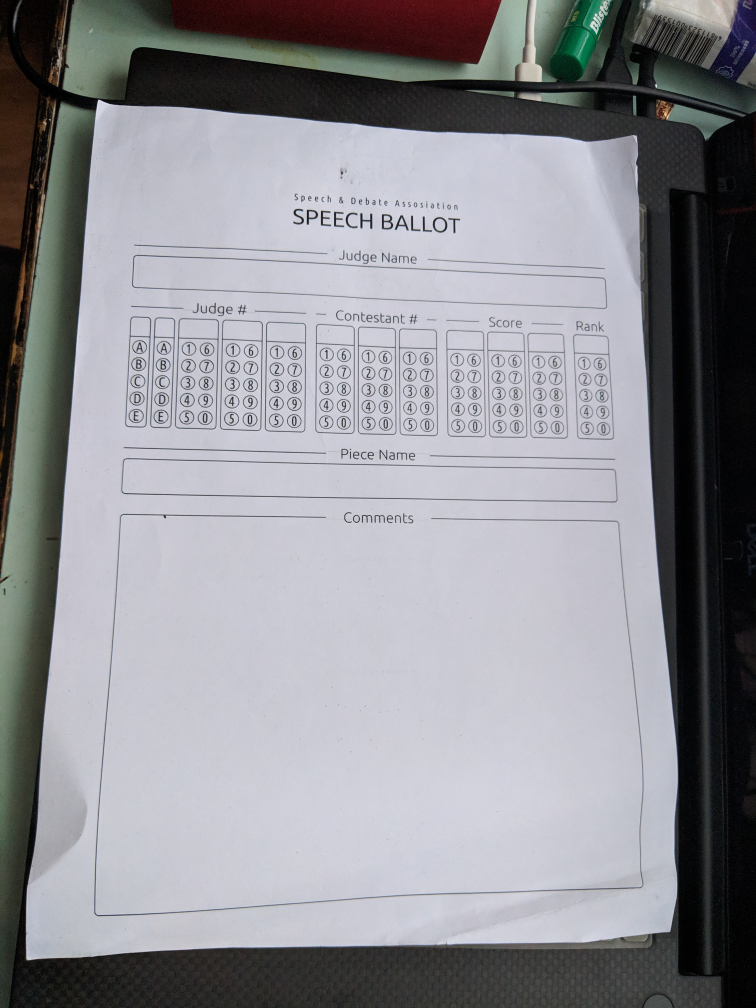
#> input picture images/2.jpg, 3024 x 4032 px (shown at 1/4 size)
$ python scanner.py --image images/2.jpg   (older library calls are emulated)
#> lines starting #> are read from the running program, lines starting #| are printed output that depends on the picture; after the words box and inside, x2 and y2 are one past the last pixel; in counts of white or black regions, pixels touching at a corner belong together
### transform.py
# import the necessary packages
import numpy as np
import cv2

def order_points(pts):
	# initialzie a list of coordinates that will be ordered
	# such that the first entry in the list is the top-left,
	# the second entry is the top-right, the third is the
	# bottom-right, and the fourth is the bottom-left
	rect = np.zeros((4, 2), dtype = "float32")

	# the top-left point will have the smallest sum, whereas
	# the bottom-right point will have the largest sum
	s = pts.sum(axis = 1)
	rect[0] = pts[np.argmin(s)]
	rect[2] = pts[np.argmax(s)]

	# now, compute the difference between the points, the
	# top-right point will have the smallest difference,
	# whereas the bottom-left will have the largest difference
	diff = np.diff(pts, axis = 1)
	rect[1] = pts[np.argmin(diff)]
	rect[3] = pts[np.argmax(diff)]

	# return the ordered coordinates
	return rect


def four_point_transform(image, pts):
	# obtain a consistent order of the points and unpack them
	# individually
	rect = order_points(pts)
	(tl, tr, br, bl) = rect

	# compute the width of the new image, which will be the
	# maximum distance between bottom-right and bottom-left
	# x-coordiates or the top-right and top-left x-coordinates
	widthA = np.sqrt(((br[0] - bl[0]) ** 2) + ((br[1] - bl[1]) ** 2))
	widthB = np.sqrt(((tr[0] - tl[0]) ** 2) + ((tr[1] - tl[1]) ** 2))
	maxWidth = max(int(widthA), int(widthB))

	# compute the height of the new image, which will be the
	# maximum distance between the top-right and bottom-right
	# y-coordinates or the top-left and bottom-left y-coordinates
	heightA = np.sqrt(((tr[0] - br[0]) ** 2) + ((tr[1] - br[1]) ** 2))
	heightB = np.sqrt(((tl[0] - bl[0]) ** 2) + ((tl[1] - bl[1]) ** 2))
	maxHeight = max(int(heightA), int(heightB))

	# now that we have the dimensions of the new image, construct
	# the set of destination points to obtain a "birds eye view",
	# (i.e. top-down view) of the image, again specifying points
	# in the top-left, top-right, bottom-right, and bottom-left
	# order
	dst = np.array([
		[0, 0],
		[maxWidth - 1, 0],
		[maxWidth - 1, maxHeight - 1],
		[0, maxHeight - 1]], dtype = "float32")

	# compute the perspective transform matrix and then apply it
	M = cv2.getPerspectiveTransform(rect, dst)
	warped = cv2.warpPerspective(image, M, (maxWidth, maxHeight))

	# return the warped image
	return warped

### scanner.py
# [67 lines of commented-out code are left out]


from transform import four_point_transform
import cv2
import numpy as np
import imutils
import argparse
from skimage.filters import threshold_local
import math

ap = argparse.ArgumentParser()
ap.add_argument('-i' , '--image' , required=True)
args = vars(ap.parse_args())

def thresholding(img):
    dilated_img = cv2.dilate(img, np.ones((5,5), np.uint8))
    bg_img = cv2.medianBlur(dilated_img, 21)
    diff_img = 255 - cv2.absdiff(img, bg_img)
    norm_img = diff_img.copy()  # Needed for 3.x compatibility
    cv2.normalize(diff_img, norm_img, alpha=0, beta=255, norm_type=cv2.NORM_MINMAX, dtype=cv2.CV_8UC1)
    _, thr_img = cv2.threshold(norm_img, 230, 0, cv2.THRESH_TRUNC)
    cv2.normalize(thr_img, thr_img, alpha=0, beta=255, norm_type=cv2.NORM_MINMAX, dtype=cv2.CV_8UC1)
    return thr_img

def angle(x1,y1,x2,y2,x3,y3):
    if x2==x1:
        if x3==x2:
            ang=0
        else:
            m2 = (y3 - y2) / (x3 - x2)
            if m2==0:
                ang = 1.57
            else:
                ang = math.atan(1/m2)
    elif x2 == x3:
        if x1==x2:
            ang=0
        else:
            m1 = (y2 - y1) / (x2 - x1)
            if m1==0:
                ang = 1.57
            else:
                ang = math.atan(-1/m1)
    else:
        m1 = (y2-y1)/(x2-x1)
        m2 = (y3-y2)/(x3-x2)
        # print(m1,m2)
        if (m1*m2) != -1:
            m = (m1-m2)/(1+(m1*m2))
            ang = math.atan(m)
        else:
            ang = 1.57
    if ang<0:
        ang = ang+3.14

    return ang

def document_scanner(original_image,heights):
    global original
    original = original_image.copy()
    for height in heights:

        ratio = img.shape[0] /height
        original_image = imutils.resize(original_image, height=height)
        gray = cv2.cvtColor(original_image , cv2.COLOR_BGR2GRAY)
        gray = cv2.GaussianBlur(gray,(5,5),0)
        # gray = cv2.adaptiveThreshold(gray , 255 , cv2.ADAPTIVE_THRESH_GAUSSIAN_C,cv2.THRESH_BINARY,10,0)
        # _, gray = cv2.threshold(gray, 0, 255, cv2.THRESH_BINARY + cv2.THRESH_OTSU)
        gray = thresholding(original_image)
        cv2.imshow('Gray2',gray)

        print('Height',height)
        threshold = [0,50,100]
        for i in threshold:
            edged = cv2.Canny(original_image,i,i+50)
            print('{}  {}'.format(i,i+50))
        # [5 lines of commented-out code are left out]
            cv2.imshow('Edged' , edged)
        # cv2.waitKey(0)
        # cv2.destroyAllWindows()

            cnts = cv2.findContours(edged.copy() , cv2.RETR_EXTERNAL , cv2.CHAIN_APPROX_SIMPLE)
            cnts = imutils.grab_contours(cnts)
            cnts = sorted(cnts, key = cv2.contourArea, reverse = True)[:5]
            check =False

            for c in cnts:
                peri = cv2.arcLength(c, True)
                approx = cv2.approxPolyDP(c, 0.02 * peri, True)

                if len(approx) == 4:
                    screenCnt = approx
                    check = True
                    break
            print(screenCnt)
            print('Sreencnt',screenCnt[0][0][0])
            print(screenCnt[1][0])
            print(screenCnt[1][0][0])
            a1 = angle(screenCnt[0][0][0],screenCnt[0][0][1],screenCnt[1][0][0],screenCnt[1][0][1],screenCnt[2][0][0],screenCnt[2][0][1])
            a2 = angle(screenCnt[1][0][0],screenCnt[1][0][1],screenCnt[2][0][0],screenCnt[2][0][1],screenCnt[3][0][0],screenCnt[3][0][1])
            a3 = angle(screenCnt[2][0][0],screenCnt[2][0][1],screenCnt[3][0][0],screenCnt[3][0][1],screenCnt[0][0][0],screenCnt[0][0][1])
            a4 = angle(screenCnt[3][0][0],screenCnt[3][0][1],screenCnt[0][0][0],screenCnt[0][0][1],screenCnt[1][0][0],screenCnt[1][0][1])
            print('{},{},{},{}'.format(a1,a2,a3,a4))

            if a1<1.918 and a1>1.222 and a2<1.918 and a2>1.222 and a3<1.918 and a3>1.222 and a4<1.918 and a4>1.222:
                if check:
                    print("STEP 2: Find contours of paper")
                    cv2.drawContours(original_image, [screenCnt], -1, (0, 255, 0), 2)
                    cv2.imshow("Outline", original_image)
                    cv2.waitKey(0)
                    cv2.destroyAllWindows()
                    break
                else:
                    continue
        if check:
            break
        else:
            continue

    if a1<1.918 and a1>1.222 and a2<1.918 and a2>1.222 and a3<1.918 and a3>1.222 and a4<1.918 and a4>1.222:

        warped = four_point_transform(original, screenCnt.reshape(4, 2) *ratio)
        warped = cv2.cvtColor(warped, cv2.COLOR_BGR2GRAY)
            # _,warped = cv2.threshold(warped , 0 , 255, cv2.THRESH_BINARY+cv2.THRESH_OTSU)
        cv2.imshow('YOY',warped)
        T = threshold_local(warped, 11, offset=10, method="gaussian")
        warped = (warped > T).astype("uint8") * 255
    else:
        warped = original
        warped = cv2.cvtColor(warped , cv2.COLOR_BGR2GRAY)
        T = threshold_local(warped ,15,offset=4,method='gaussian')
        warped = (warped>T).astype('uint8')*255
    return warped

img = cv2.imread(args['image'])
#> img is the input picture: shape (4032, 3024, 3); mean B, G, R 148.6, 143.2, 143
print('Shape',img.shape)
#| Shape (4032, 3024, 3)
# print(img.shape[0])

# img = cv2.resize(img, (4000, 3000))
print(img.shape)
#| (4032, 3024, 3)
try:
    if img.shape[1]>3000:
        warped = document_scanner(img,[1500,1300])
#> the loop in document_scanner, `for height in heights: ` made 1 pass
#> pass 1, in document_scanner, `gray = cv2.cvtColor(original_image , cv2.COLOR_BGR2GRAY)`:
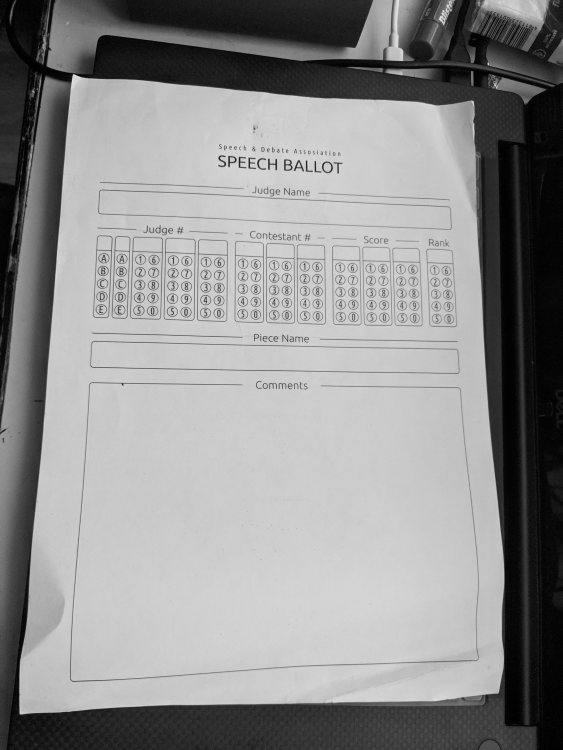
#> gray: shape (1500, 1125) (shown at 1/2 size); min 0, max 252, mean 143.7
#> pass 1, in thresholding, `dilated_img = cv2.dilate(img, np.ones((5,5), np.uint8))`:
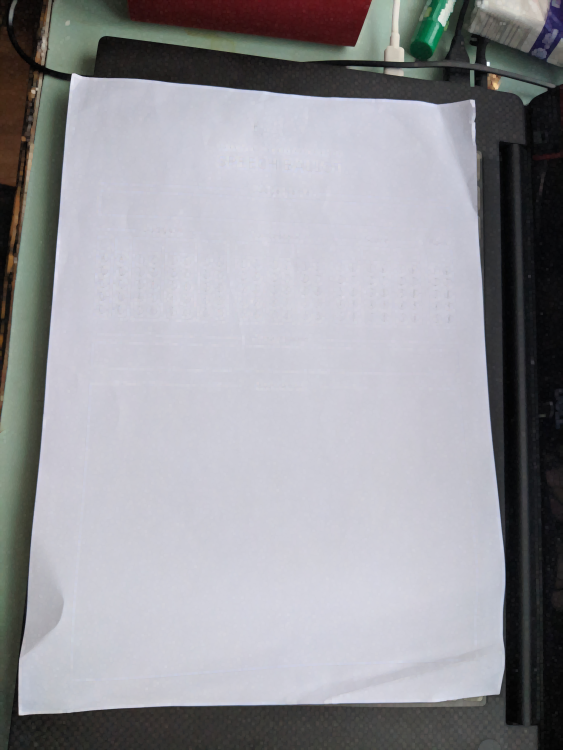
#> dilated_img: shape (1500, 1125, 3) (shown at 1/2 size); mean of channels 0, 1, 2 157.2, 151.7, 151.8; drawn as B, G, R
#> after the loop in document_scanner, `for height in heights:`:
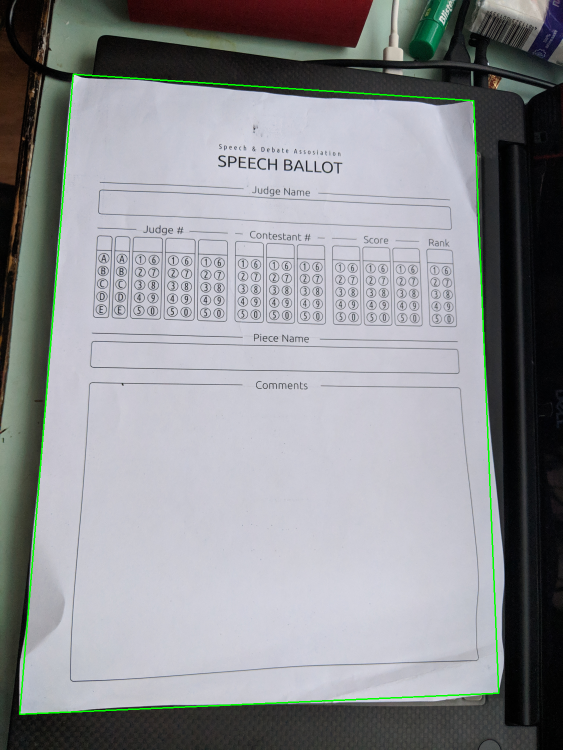
#> original_image: shape (1500, 1125, 3) (shown at 1/2 size); mean of channels 0, 1, 2 147.5, 144.1, 142; drawn as B, G, R
#> in order_points, `s = pts.sum(axis = 1)`: s = [790.3, 3943.3, 6405.5, 3085.8]
#> in order_points, `diff = np.diff(pts, axis = 1)`: diff = [5.38, 3733.6, 1045.6, -2005.2]
#> in four_point_transform, `rect = order_points(pts)`: rect = [[392.4, 397.8], [2545.5, 540.3], [2679.9, 3725.6], [104.8, 3838.5]]
#> in four_point_transform, `(tl, tr, br, bl) = rect`: tl = [392.4, 397.8]; tr = [2545.5, 540.3]; br = [2679.9, 3725.6]; bl = [104.8, 3838.5]
#> in four_point_transform, `widthA = np.sqrt(((br[0] - bl[0]) ** 2) + ((br[1] - bl[1]) ** 2))`: widthA = 2577.6
#> in four_point_transform, `widthB = np.sqrt(((tr[0] - tl[0]) ** 2) + ((tr[1] - tl[1]) ** 2))`: widthB = 2157.8
#> in four_point_transform, `maxWidth = max(int(widthA), int(widthB))`: maxWidth = 2577
#> in four_point_transform, `heightA = np.sqrt(((tr[0] - br[0]) ** 2) + ((tr[1] - br[1]) ** 2))`: heightA = 3188.1
#> in four_point_transform, `heightB = np.sqrt(((tl[0] - bl[0]) ** 2) + ((tl[1] - bl[1]) ** 2))`: heightB = 3452.6
#> in four_point_transform, `maxHeight = max(int(heightA), int(heightB))`: maxHeight = 3452
#> in four_point_transform, `dst = np.array([ [0, 0], [maxWidth - 1, 0], [maxWidth - 1, maxHeight -..`: dst = [[0, 0], [2576, 0], [2576, 3451], [0, 3451]]
#> in four_point_transform, `M = cv2.getPerspectiveTransform(rect, dst)`: M = [[1.12, 0.0933, -475.4], [-0.08, 1.21, -449.3], [-3.61e-05, 5.6e-05, 1]]
#> in four_point_transform, `warped = cv2.warpPerspective(image, M, (maxWidth, maxHeight))`:
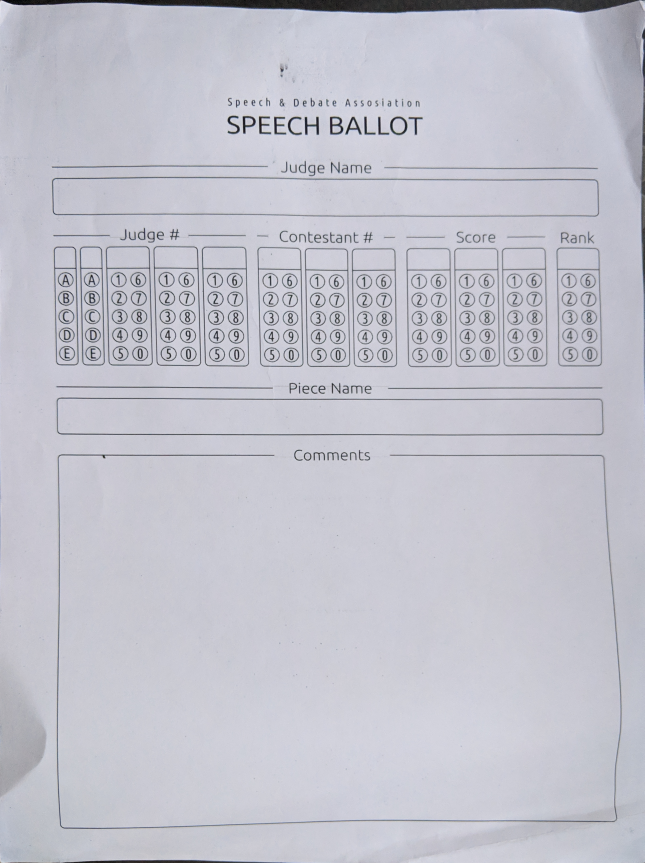
#> warped: shape (3452, 2577, 3) (shown at 1/4 size); mean B, G, R 204.3, 194.2, 194
#> in document_scanner, `T = threshold_local(warped, 11, offset=10, method="gaussian")`:
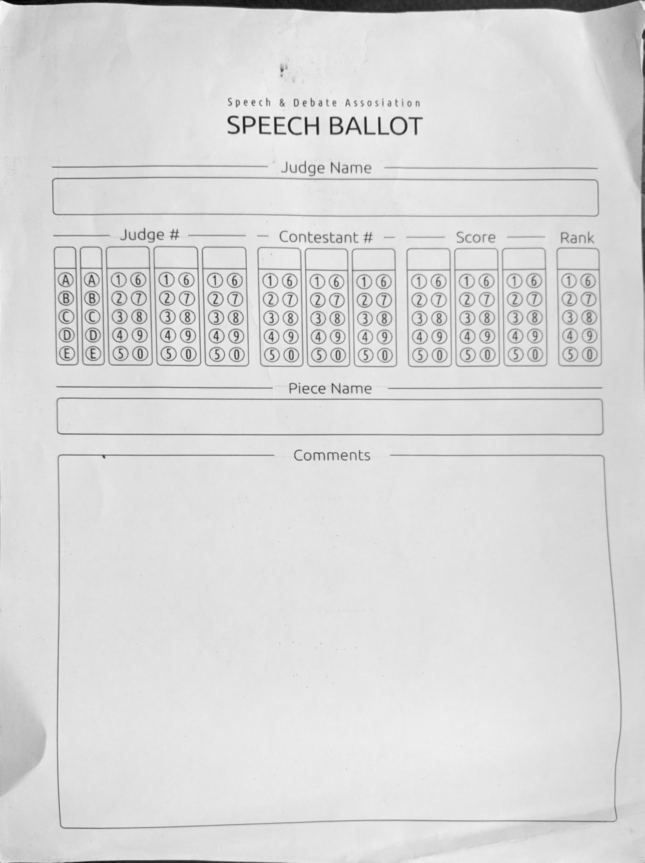
#> T: shape (3452, 2577) float64 (shown at 1/4 size); min -5.09, max 218.3, mean 185.2; drawn with min black and max white
#> in document_scanner, `warped = (warped > T).astype("uint8") * 255`:
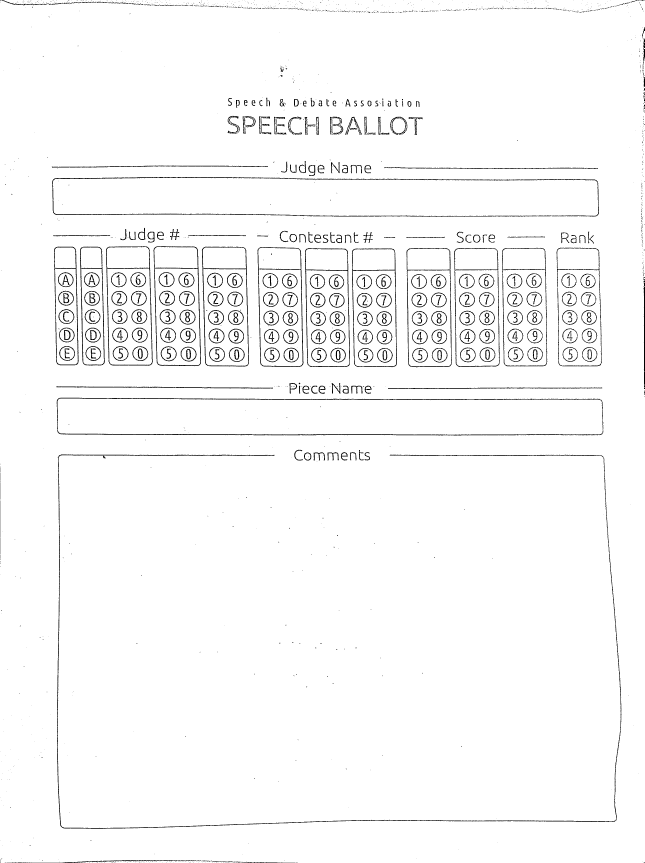
#> warped: shape (3452, 2577) (shown at 1/4 size); 97.4% white; 1720 black regions (1299 under 20 px), largest, box (x1, y1, x2, y2) and area: (227, 1591, 2413, 1742) 13250, (209, 708, 2395, 867) 12440, (228, 1818, 2466, 3315) 12414
    elif img.shape[1]<=3000:
        warped = document_scanner(img,[500,700,1200])
except:
    print("Image Not Captured Properly")
    warped = img
    warped = cv2.cvtColor(warped, cv2.COLOR_BGR2GRAY)
    T = threshold_local(warped, 15, offset=4, method='gaussian')
    warped = (warped > T).astype('uint8') * 255


print("STEP 3: Apply perspective transform")
cv2.imshow("Original", imutils.resize(original, height=650))
cv2.imshow("Scanned", imutils.resize(warped, height=650))
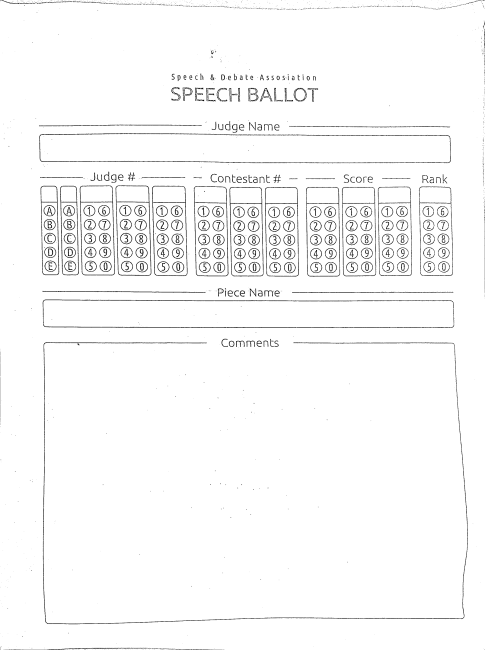
#> window 'Scanned': shape (650, 485); min 5, max 255, mean 248.4
filename = args['image'].split('.')[0]+'_detected.jpg'
filename = 'output/'+filename
# cv2.imwrite(filename , warped)
print(filename)
cv2.waitKey(0)
